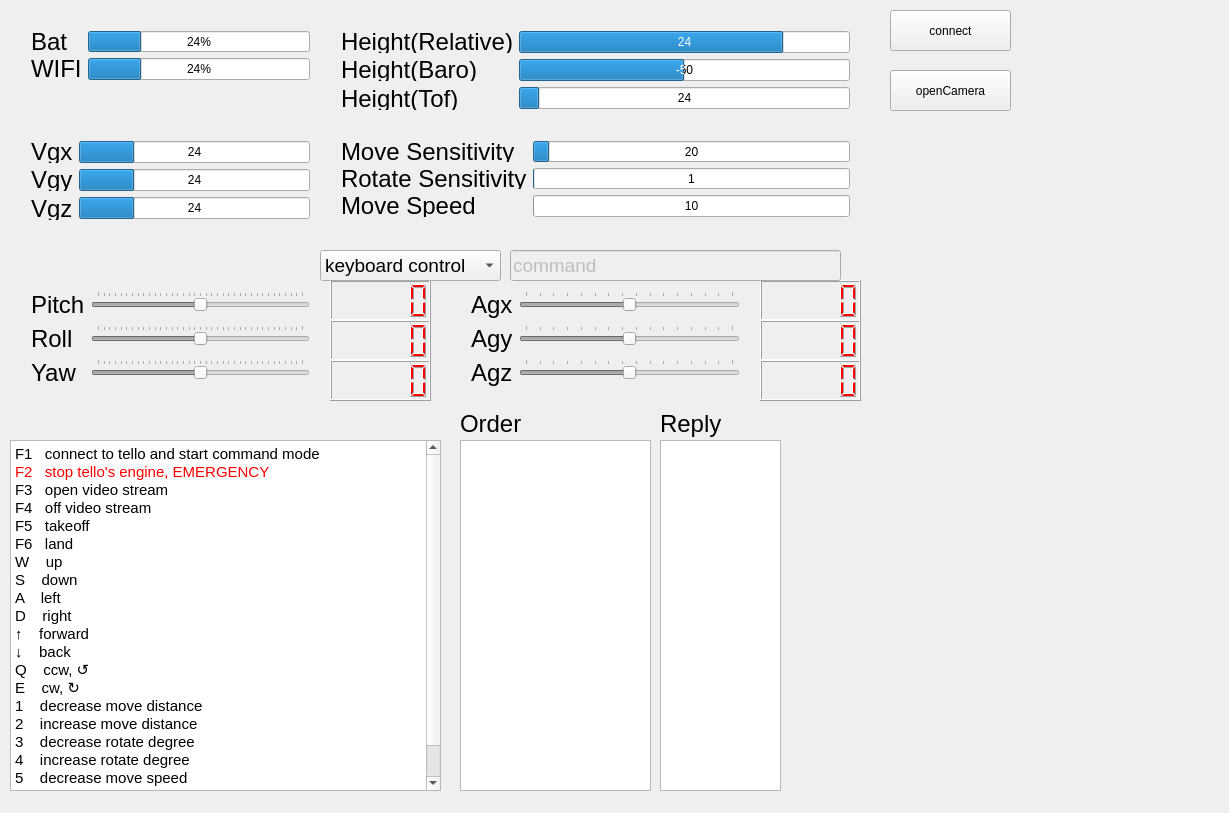
<?xml version="1.0" encoding="UTF-8"?>
<ui version="4.0">
 <class>MainWindow</class>
 <widget class="QMainWindow" name="MainWindow">
  <property name="geometry">
   <rect>
    <x>0</x>
    <y>0</y>
    <width>1229</width>
    <height>813</height>
   </rect>
  </property>
  <property name="windowTitle">
   <string>MainWindow</string>
  </property>
  <widget class="QWidget" name="centralWidget">
   <widget class="QPushButton" name="connectTelloButton">
    <property name="geometry">
     <rect>
      <x>890</x>
      <y>10</y>
      <width>121</width>
      <height>41</height>
     </rect>
    </property>
    <property name="text">
     <string>connect</string>
    </property>
   </widget>
   <widget class="QPushButton" name="openCameraButton">
    <property name="geometry">
     <rect>
      <x>890</x>
      <y>70</y>
      <width>121</width>
      <height>41</height>
     </rect>
    </property>
    <property name="text">
     <string>openCamera</string>
    </property>
   </widget>
   <widget class="QWidget" name="formLayoutWidget">
    <property name="geometry">
     <rect>
      <x>20</x>
      <y>20</y>
      <width>301</width>
      <height>71</height>
     </rect>
    </property>
    <layout class="QFormLayout" name="basicalFormLayout">
     <item row="0" column="0">
      <widget class="QLabel" name="telloBatLabel">
       <property name="font">
        <font>
         <pointsize>18</pointsize>
        </font>
       </property>
       <property name="text">
        <string>Bat</string>
       </property>
      </widget>
     </item>
     <item row="0" column="1">
      <widget class="QProgressBar" name="telloBat">
       <property name="styleSheet">
        <string notr="true"/>
       </property>
       <property name="value">
        <number>24</number>
       </property>
      </widget>
     </item>
     <item row="1" column="0">
      <widget class="QLabel" name="telloWIFILabel">
       <property name="font">
        <font>
         <pointsize>18</pointsize>
        </font>
       </property>
       <property name="text">
        <string>WIFI</string>
       </property>
      </widget>
     </item>
     <item row="1" column="1">
      <widget class="QProgressBar" name="telloWIFI">
       <property name="value">
        <number>24</number>
       </property>
      </widget>
     </item>
    </layout>
   </widget>
   <widget class="QWidget" name="formLayoutWidget_2">
    <property name="geometry">
     <rect>
      <x>20</x>
      <y>130</y>
      <width>301</width>
      <height>101</height>
     </rect>
    </property>
    <layout class="QFormLayout" name="vFormLayout">
     <item row="0" column="0">
      <widget class="QLabel" name="telloVgxLabel">
       <property name="font">
        <font>
         <pointsize>18</pointsize>
        </font>
       </property>
       <property name="text">
        <string>Vgx</string>
       </property>
      </widget>
     </item>
     <item row="0" column="1">
      <widget class="QProgressBar" name="telloVgx">
       <property name="styleSheet">
        <string notr="true"/>
       </property>
       <property name="value">
        <number>24</number>
       </property>
       <property name="format">
        <string>%v</string>
       </property>
      </widget>
     </item>
     <item row="1" column="0">
      <widget class="QLabel" name="telloVgyLabel">
       <property name="font">
        <font>
         <pointsize>18</pointsize>
        </font>
       </property>
       <property name="text">
        <string>Vgy</string>
       </property>
      </widget>
     </item>
     <item row="1" column="1">
      <widget class="QProgressBar" name="telloVgy">
       <property name="value">
        <number>24</number>
       </property>
       <property name="format">
        <string>%v</string>
       </property>
      </widget>
     </item>
     <item row="2" column="0">
      <widget class="QLabel" name="telloVgzLabel">
       <property name="font">
        <font>
         <pointsize>18</pointsize>
        </font>
       </property>
       <property name="text">
        <string>Vgz</string>
       </property>
      </widget>
     </item>
     <item row="2" column="1">
      <widget class="QProgressBar" name="telloVgz">
       <property name="value">
        <number>24</number>
       </property>
       <property name="format">
        <string>%v</string>
       </property>
      </widget>
     </item>
    </layout>
   </widget>
   <widget class="QWidget" name="formLayoutWidget_3">
    <property name="geometry">
     <rect>
      <x>460</x>
      <y>280</y>
      <width>291</width>
      <height>126</height>
     </rect>
    </property>
    <layout class="QFormLayout" name="aFormLayout">
     <item row="1" column="0">
      <widget class="QLabel" name="telloAgyLabel">
       <property name="font">
        <font>
         <pointsize>18</pointsize>
        </font>
       </property>
       <property name="text">
        <string>Agy</string>
       </property>
      </widget>
     </item>
     <item row="2" column="0">
      <widget class="QLabel" name="telloAgzLabel">
       <property name="font">
        <font>
         <pointsize>18</pointsize>
        </font>
       </property>
       <property name="text">
        <string>Agz</string>
       </property>
      </widget>
     </item>
     <item row="0" column="0">
      <widget class="QLabel" name="telloAgxLabel">
       <property name="font">
        <font>
         <pointsize>18</pointsize>
        </font>
       </property>
       <property name="text">
        <string>Agx</string>
       </property>
      </widget>
     </item>
     <item row="0" column="1">
      <widget class="QSlider" name="telloAgx">
       <property name="enabled">
        <bool>false</bool>
       </property>
       <property name="minimum">
        <number>-1500</number>
       </property>
       <property name="maximum">
        <number>1500</number>
       </property>
       <property name="orientation">
        <enum>Qt::Horizontal</enum>
       </property>
       <property name="tickPosition">
        <enum>QSlider::TicksAbove</enum>
       </property>
       <property name="tickInterval">
        <number>200</number>
       </property>
      </widget>
     </item>
     <item row="1" column="1">
      <widget class="QSlider" name="telloAgy">
       <property name="enabled">
        <bool>false</bool>
       </property>
       <property name="minimum">
        <number>-1500</number>
       </property>
       <property name="maximum">
        <number>1500</number>
       </property>
       <property name="orientation">
        <enum>Qt::Horizontal</enum>
       </property>
       <property name="tickPosition">
        <enum>QSlider::TicksAbove</enum>
       </property>
       <property name="tickInterval">
        <number>200</number>
       </property>
      </widget>
     </item>
     <item row="2" column="1">
      <widget class="QSlider" name="telloAgz">
       <property name="enabled">
        <bool>false</bool>
       </property>
       <property name="minimum">
        <number>-1500</number>
       </property>
       <property name="maximum">
        <number>1500</number>
       </property>
       <property name="orientation">
        <enum>Qt::Horizontal</enum>
       </property>
       <property name="tickPosition">
        <enum>QSlider::TicksAbove</enum>
       </property>
       <property name="tickInterval">
        <number>200</number>
       </property>
      </widget>
     </item>
    </layout>
   </widget>
   <widget class="QWidget" name="formLayoutWidget_4">
    <property name="geometry">
     <rect>
      <x>20</x>
      <y>280</y>
      <width>301</width>
      <height>131</height>
     </rect>
    </property>
    <layout class="QFormLayout" name="degreeFormLayout">
     <item row="0" column="0">
      <widget class="QLabel" name="telloPitchLabel">
       <property name="font">
        <font>
         <pointsize>18</pointsize>
        </font>
       </property>
       <property name="text">
        <string>Pitch</string>
       </property>
      </widget>
     </item>
     <item row="1" column="0">
      <widget class="QLabel" name="telloRollLabel">
       <property name="font">
        <font>
         <pointsize>18</pointsize>
        </font>
       </property>
       <property name="text">
        <string>Roll</string>
       </property>
      </widget>
     </item>
     <item row="1" column="1">
      <widget class="QSlider" name="telloRoll">
       <property name="enabled">
        <bool>false</bool>
       </property>
       <property name="minimum">
        <number>-180</number>
       </property>
       <property name="maximum">
        <number>180</number>
       </property>
       <property name="orientation">
        <enum>Qt::Horizontal</enum>
       </property>
       <property name="tickPosition">
        <enum>QSlider::TicksAbove</enum>
       </property>
       <property name="tickInterval">
        <number>10</number>
       </property>
      </widget>
     </item>
     <item row="2" column="0">
      <widget class="QLabel" name="telloYawLabel">
       <property name="font">
        <font>
         <pointsize>18</pointsize>
        </font>
       </property>
       <property name="text">
        <string>Yaw</string>
       </property>
      </widget>
     </item>
     <item row="2" column="1">
      <widget class="QSlider" name="telloYaw">
       <property name="enabled">
        <bool>false</bool>
       </property>
       <property name="minimum">
        <number>-180</number>
       </property>
       <property name="maximum">
        <number>180</number>
       </property>
       <property name="orientation">
        <enum>Qt::Horizontal</enum>
       </property>
       <property name="tickPosition">
        <enum>QSlider::TicksAbove</enum>
       </property>
      </widget>
     </item>
     <item row="0" column="1">
      <widget class="QSlider" name="telloPitch">
       <property name="enabled">
        <bool>false</bool>
       </property>
       <property name="minimum">
        <number>-90</number>
       </property>
       <property name="maximum">
        <number>90</number>
       </property>
       <property name="orientation">
        <enum>Qt::Horizontal</enum>
       </property>
       <property name="tickPosition">
        <enum>QSlider::TicksAbove</enum>
       </property>
       <property name="tickInterval">
        <number>5</number>
       </property>
      </widget>
     </item>
    </layout>
   </widget>
   <widget class="QLCDNumber" name="telloPitchV">
    <property name="geometry">
     <rect>
      <x>330</x>
      <y>280</y>
      <width>101</width>
      <height>41</height>
     </rect>
    </property>
    <property name="styleSheet">
     <string notr="true">color: rgb(255, 0, 0);</string>
    </property>
   </widget>
   <widget class="QLCDNumber" name="telloRollV">
    <property name="geometry">
     <rect>
      <x>330</x>
      <y>320</y>
      <width>101</width>
      <height>41</height>
     </rect>
    </property>
    <property name="styleSheet">
     <string notr="true">color: rgb(255, 0, 0);</string>
    </property>
   </widget>
   <widget class="QLCDNumber" name="telloYawV">
    <property name="geometry">
     <rect>
      <x>330</x>
      <y>360</y>
      <width>101</width>
      <height>41</height>
     </rect>
    </property>
    <property name="styleSheet">
     <string notr="true">color: rgb(255, 0, 0);</string>
    </property>
   </widget>
   <widget class="QTextBrowser" name="orderTextBrowser">
    <property name="enabled">
     <bool>true</bool>
    </property>
    <property name="geometry">
     <rect>
      <x>460</x>
      <y>440</y>
      <width>191</width>
      <height>351</height>
     </rect>
    </property>
    <property name="html">
     <string>&lt;!DOCTYPE HTML PUBLIC &quot;-//W3C//DTD HTML 4.0//EN&quot; &quot;http://www.w3.org/TR/REC-html40/strict.dtd&quot;&gt;
&lt;html&gt;&lt;head&gt;&lt;meta name=&quot;qrichtext&quot; content=&quot;1&quot; /&gt;&lt;style type=&quot;text/css&quot;&gt;
p, li { white-space: pre-wrap; }
&lt;/style&gt;&lt;/head&gt;&lt;body style=&quot; font-family:'Ubuntu'; font-size:11pt; font-weight:400; font-style:normal;&quot;&gt;
&lt;p style=&quot;-qt-paragraph-type:empty; margin-top:0px; margin-bottom:0px; margin-left:0px; margin-right:0px; -qt-block-indent:0; text-indent:0px;&quot;&gt;&lt;br /&gt;&lt;/p&gt;&lt;/body&gt;&lt;/html&gt;</string>
    </property>
   </widget>
   <widget class="QTextBrowser" name="replyTextBrowser">
    <property name="geometry">
     <rect>
      <x>660</x>
      <y>440</y>
      <width>121</width>
      <height>351</height>
     </rect>
    </property>
    <property name="html">
     <string>&lt;!DOCTYPE HTML PUBLIC &quot;-//W3C//DTD HTML 4.0//EN&quot; &quot;http://www.w3.org/TR/REC-html40/strict.dtd&quot;&gt;
&lt;html&gt;&lt;head&gt;&lt;meta name=&quot;qrichtext&quot; content=&quot;1&quot; /&gt;&lt;style type=&quot;text/css&quot;&gt;
p, li { white-space: pre-wrap; }
&lt;/style&gt;&lt;/head&gt;&lt;body style=&quot; font-family:'Ubuntu'; font-size:11pt; font-weight:400; font-style:normal;&quot;&gt;
&lt;p style=&quot;-qt-paragraph-type:empty; margin-top:0px; margin-bottom:0px; margin-left:0px; margin-right:0px; -qt-block-indent:0; text-indent:0px;&quot;&gt;&lt;br /&gt;&lt;/p&gt;&lt;/body&gt;&lt;/html&gt;</string>
    </property>
   </widget>
   <widget class="QTextBrowser" name="keyboardTextBrowser">
    <property name="geometry">
     <rect>
      <x>10</x>
      <y>440</y>
      <width>431</width>
      <height>351</height>
     </rect>
    </property>
    <property name="html">
     <string>&lt;!DOCTYPE HTML PUBLIC &quot;-//W3C//DTD HTML 4.0//EN&quot; &quot;http://www.w3.org/TR/REC-html40/strict.dtd&quot;&gt;
&lt;html&gt;&lt;head&gt;&lt;meta name=&quot;qrichtext&quot; content=&quot;1&quot; /&gt;&lt;style type=&quot;text/css&quot;&gt;
p, li { white-space: pre-wrap; }
&lt;/style&gt;&lt;/head&gt;&lt;body style=&quot; font-family:'Ubuntu'; font-size:11pt; font-weight:400; font-style:normal;&quot;&gt;
&lt;p style=&quot; margin-top:0px; margin-bottom:0px; margin-left:0px; margin-right:0px; -qt-block-indent:0; text-indent:0px;&quot;&gt;F1   connect to tello and start command mode   &lt;/p&gt;
&lt;p style=&quot; margin-top:0px; margin-bottom:0px; margin-left:0px; margin-right:0px; -qt-block-indent:0; text-indent:0px;&quot;&gt;&lt;span style=&quot; color:#ff0000;&quot;&gt;F2   stop tello's engine, EMERGENCY &lt;/span&gt;           &lt;/p&gt;
&lt;p style=&quot; margin-top:0px; margin-bottom:0px; margin-left:0px; margin-right:0px; -qt-block-indent:0; text-indent:0px;&quot;&gt;F3   open video stream                         &lt;/p&gt;
&lt;p style=&quot; margin-top:0px; margin-bottom:0px; margin-left:0px; margin-right:0px; -qt-block-indent:0; text-indent:0px;&quot;&gt;F4   off video stream                          &lt;/p&gt;
&lt;p style=&quot; margin-top:0px; margin-bottom:0px; margin-left:0px; margin-right:0px; -qt-block-indent:0; text-indent:0px;&quot;&gt;F5   takeoff                                   &lt;/p&gt;
&lt;p style=&quot; margin-top:0px; margin-bottom:0px; margin-left:0px; margin-right:0px; -qt-block-indent:0; text-indent:0px;&quot;&gt;F6   land                                      &lt;/p&gt;
&lt;p style=&quot; margin-top:0px; margin-bottom:0px; margin-left:0px; margin-right:0px; -qt-block-indent:0; text-indent:0px;&quot;&gt;W    up                                        &lt;/p&gt;
&lt;p style=&quot; margin-top:0px; margin-bottom:0px; margin-left:0px; margin-right:0px; -qt-block-indent:0; text-indent:0px;&quot;&gt;S    down                                      &lt;/p&gt;
&lt;p style=&quot; margin-top:0px; margin-bottom:0px; margin-left:0px; margin-right:0px; -qt-block-indent:0; text-indent:0px;&quot;&gt;A    left                                      &lt;/p&gt;
&lt;p style=&quot; margin-top:0px; margin-bottom:0px; margin-left:0px; margin-right:0px; -qt-block-indent:0; text-indent:0px;&quot;&gt;D    right                                     &lt;/p&gt;
&lt;p style=&quot; margin-top:0px; margin-bottom:0px; margin-left:0px; margin-right:0px; -qt-block-indent:0; text-indent:0px;&quot;&gt;↑    forward                                   &lt;/p&gt;
&lt;p style=&quot; margin-top:0px; margin-bottom:0px; margin-left:0px; margin-right:0px; -qt-block-indent:0; text-indent:0px;&quot;&gt;↓    back                                      &lt;/p&gt;
&lt;p style=&quot; margin-top:0px; margin-bottom:0px; margin-left:0px; margin-right:0px; -qt-block-indent:0; text-indent:0px;&quot;&gt;Q    ccw, ↺                                    &lt;/p&gt;
&lt;p style=&quot; margin-top:0px; margin-bottom:0px; margin-left:0px; margin-right:0px; -qt-block-indent:0; text-indent:0px;&quot;&gt;E    cw, ↻                                     &lt;/p&gt;
&lt;p style=&quot; margin-top:0px; margin-bottom:0px; margin-left:0px; margin-right:0px; -qt-block-indent:0; text-indent:0px;&quot;&gt;1    decrease move distance                    &lt;/p&gt;
&lt;p style=&quot; margin-top:0px; margin-bottom:0px; margin-left:0px; margin-right:0px; -qt-block-indent:0; text-indent:0px;&quot;&gt;2    increase move distance                    &lt;/p&gt;
&lt;p style=&quot; margin-top:0px; margin-bottom:0px; margin-left:0px; margin-right:0px; -qt-block-indent:0; text-indent:0px;&quot;&gt;3    decrease rotate degree                    &lt;/p&gt;
&lt;p style=&quot; margin-top:0px; margin-bottom:0px; margin-left:0px; margin-right:0px; -qt-block-indent:0; text-indent:0px;&quot;&gt;4    increase rotate degree  &lt;/p&gt;
&lt;p style=&quot; margin-top:0px; margin-bottom:0px; margin-left:0px; margin-right:0px; -qt-block-indent:0; text-indent:0px;&quot;&gt;5    decrease move speed &lt;/p&gt;
&lt;p style=&quot; margin-top:0px; margin-bottom:0px; margin-left:0px; margin-right:0px; -qt-block-indent:0; text-indent:0px;&quot;&gt;6    increase move speed &lt;/p&gt;
&lt;p style=&quot; margin-top:0px; margin-bottom:0px; margin-left:0px; margin-right:0px; -qt-block-indent:0; text-indent:0px;&quot;&gt;Y    set speed                  &lt;/p&gt;&lt;/body&gt;&lt;/html&gt;</string>
    </property>
   </widget>
   <widget class="QLabel" name="orderLabel">
    <property name="geometry">
     <rect>
      <x>460</x>
      <y>410</y>
      <width>71</width>
      <height>27</height>
     </rect>
    </property>
    <property name="font">
     <font>
      <pointsize>18</pointsize>
     </font>
    </property>
    <property name="text">
     <string>Order</string>
    </property>
   </widget>
   <widget class="QLabel" name="replyLabel">
    <property name="geometry">
     <rect>
      <x>660</x>
      <y>410</y>
      <width>61</width>
      <height>27</height>
     </rect>
    </property>
    <property name="font">
     <font>
      <pointsize>18</pointsize>
     </font>
    </property>
    <property name="text">
     <string>Reply</string>
    </property>
   </widget>
   <widget class="QLCDNumber" name="telloAgxV">
    <property name="geometry">
     <rect>
      <x>760</x>
      <y>280</y>
      <width>101</width>
      <height>41</height>
     </rect>
    </property>
    <property name="styleSheet">
     <string notr="true">color: rgb(255, 0, 0);</string>
    </property>
   </widget>
   <widget class="QLCDNumber" name="telloAgyV">
    <property name="geometry">
     <rect>
      <x>760</x>
      <y>320</y>
      <width>101</width>
      <height>41</height>
     </rect>
    </property>
    <property name="styleSheet">
     <string notr="true">color: rgb(255, 0, 0);</string>
    </property>
   </widget>
   <widget class="QLCDNumber" name="telloAgzV">
    <property name="geometry">
     <rect>
      <x>760</x>
      <y>360</y>
      <width>101</width>
      <height>41</height>
     </rect>
    </property>
    <property name="styleSheet">
     <string notr="true">color: rgb(255, 0, 0);</string>
    </property>
   </widget>
   <widget class="QWidget" name="formLayoutWidget_5">
    <property name="geometry">
     <rect>
      <x>330</x>
      <y>130</y>
      <width>531</width>
      <height>98</height>
     </rect>
    </property>
    <layout class="QFormLayout" name="sensitivityFormLayout">
     <item row="0" column="0">
      <widget class="QLabel" name="moveSensitivityLabel">
       <property name="font">
        <font>
         <pointsize>18</pointsize>
        </font>
       </property>
       <property name="text">
        <string>Move Sensitivity</string>
       </property>
      </widget>
     </item>
     <item row="0" column="1">
      <widget class="QProgressBar" name="moveSensitivity">
       <property name="minimum">
        <number>-1</number>
       </property>
       <property name="maximum">
        <number>400</number>
       </property>
       <property name="value">
        <number>20</number>
       </property>
       <property name="orientation">
        <enum>Qt::Horizontal</enum>
       </property>
       <property name="format">
        <string>%v</string>
       </property>
      </widget>
     </item>
     <item row="1" column="0">
      <widget class="QLabel" name="rotateSensitivityLabel">
       <property name="font">
        <font>
         <pointsize>18</pointsize>
        </font>
       </property>
       <property name="text">
        <string>Rotate Sensitivity</string>
       </property>
      </widget>
     </item>
     <item row="1" column="1">
      <widget class="QProgressBar" name="rotateSensitivity">
       <property name="minimum">
        <number>-1</number>
       </property>
       <property name="maximum">
        <number>400</number>
       </property>
       <property name="value">
        <number>1</number>
       </property>
       <property name="orientation">
        <enum>Qt::Horizontal</enum>
       </property>
       <property name="format">
        <string>%v</string>
       </property>
      </widget>
     </item>
     <item row="2" column="0">
      <widget class="QLabel" name="moveSpeedLabel">
       <property name="font">
        <font>
         <pointsize>18</pointsize>
        </font>
       </property>
       <property name="text">
        <string>Move Speed</string>
       </property>
      </widget>
     </item>
     <item row="2" column="1">
      <widget class="QProgressBar" name="moveSpeed">
       <property name="enabled">
        <bool>true</bool>
       </property>
       <property name="styleSheet">
        <string notr="true"/>
       </property>
       <property name="minimum">
        <number>10</number>
       </property>
       <property name="maximum">
        <number>100</number>
       </property>
       <property name="value">
        <number>10</number>
       </property>
       <property name="orientation">
        <enum>Qt::Horizontal</enum>
       </property>
       <property name="format">
        <string>%v</string>
       </property>
      </widget>
     </item>
    </layout>
   </widget>
   <widget class="QWidget" name="formLayoutWidget_6">
    <property name="geometry">
     <rect>
      <x>330</x>
      <y>20</y>
      <width>531</width>
      <height>101</height>
     </rect>
    </property>
    <layout class="QFormLayout" name="heightFormLayout">
     <item row="0" column="0">
      <widget class="QLabel" name="telloHLabel">
       <property name="font">
        <font>
         <pointsize>18</pointsize>
        </font>
       </property>
       <property name="text">
        <string>Height(Relative)</string>
       </property>
      </widget>
     </item>
     <item row="0" column="1">
      <widget class="QProgressBar" name="telloH">
       <property name="maximum">
        <number>30</number>
       </property>
       <property name="value">
        <number>24</number>
       </property>
       <property name="orientation">
        <enum>Qt::Horizontal</enum>
       </property>
       <property name="format">
        <string>%v</string>
       </property>
      </widget>
     </item>
     <item row="1" column="0">
      <widget class="QLabel" name="telloBaroLabel">
       <property name="font">
        <font>
         <pointsize>18</pointsize>
        </font>
       </property>
       <property name="text">
        <string>Height(Baro)</string>
       </property>
      </widget>
     </item>
     <item row="1" column="1">
      <widget class="QProgressBar" name="telloBaro">
       <property name="minimum">
        <number>-100</number>
       </property>
       <property name="maximum">
        <number>0</number>
       </property>
       <property name="value">
        <number>-50</number>
       </property>
       <property name="orientation">
        <enum>Qt::Horizontal</enum>
       </property>
       <property name="format">
        <string>%v</string>
       </property>
      </widget>
     </item>
     <item row="2" column="0">
      <widget class="QLabel" name="telloTofLabel">
       <property name="font">
        <font>
         <pointsize>18</pointsize>
        </font>
       </property>
       <property name="text">
        <string>Height(Tof)</string>
       </property>
      </widget>
     </item>
     <item row="2" column="1">
      <widget class="QProgressBar" name="telloTof">
       <property name="minimum">
        <number>-1</number>
       </property>
       <property name="maximum">
        <number>400</number>
       </property>
       <property name="value">
        <number>24</number>
       </property>
       <property name="orientation">
        <enum>Qt::Horizontal</enum>
       </property>
       <property name="format">
        <string>%v</string>
       </property>
      </widget>
     </item>
    </layout>
   </widget>
   <widget class="QLineEdit" name="commandLineEdit">
    <property name="enabled">
     <bool>false</bool>
    </property>
    <property name="geometry">
     <rect>
      <x>510</x>
      <y>250</y>
      <width>331</width>
      <height>31</height>
     </rect>
    </property>
    <property name="font">
     <font>
      <pointsize>14</pointsize>
     </font>
    </property>
    <property name="text">
     <string>command</string>
    </property>
   </widget>
   <widget class="QComboBox" name="controlModeComboBox">
    <property name="geometry">
     <rect>
      <x>320</x>
      <y>250</y>
      <width>181</width>
      <height>31</height>
     </rect>
    </property>
    <property name="font">
     <font>
      <pointsize>14</pointsize>
     </font>
    </property>
    <item>
     <property name="text">
      <string>keyboard control</string>
     </property>
    </item>
    <item>
     <property name="text">
      <string>input command</string>
     </property>
    </item>
   </widget>
  </widget>
 </widget>
 <layoutdefault spacing="6" margin="11"/>
 <resources/>
 <connections/>
</ui>
